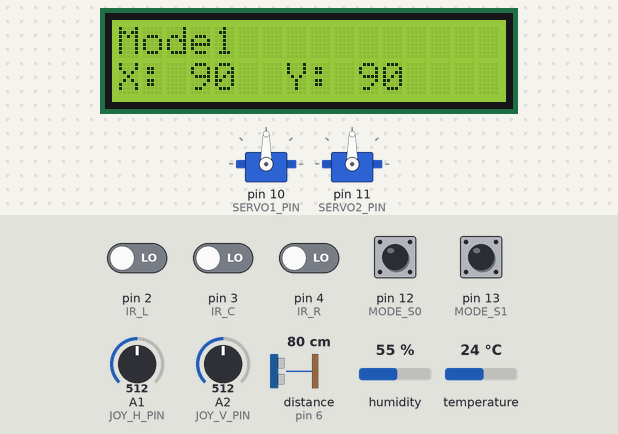
This sketch was run on a simulated Arduino Uno, built with avr-gcc and run on an emulated ATmega328P. On the bench: 2 × servo, 16×2 character LCD. Inputs (shaded band) come from the test bench; at power-on: pin 12 (MODE_S0), pin 13 (MODE_S1) HIGH, pin 2 (IR_L), pin 3 (IR_C), pin 4 (IR_R) LOW, A1 (JOY_H_PIN) = 512, A2 (JOY_V_PIN) = 512, distance to the obstacle (sensor on pin 6) 80 cm, humidity 55 %, temperature 24 °C. The echo pulse lasts 58.3 µs per cm.

Above: at 2.0 s.
2.1 s: pin 12 (MODE_S0) pulled LOW for 0.2 s
At 2.7 s:
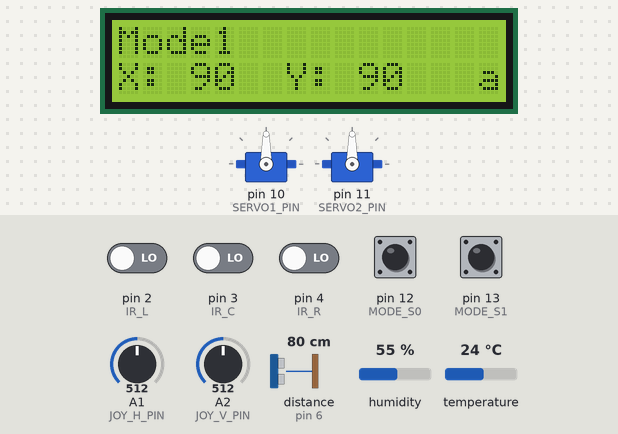
3.8 s: pin 13 (MODE_S1) pulled LOW for 0.2 s
At 4.11 s:
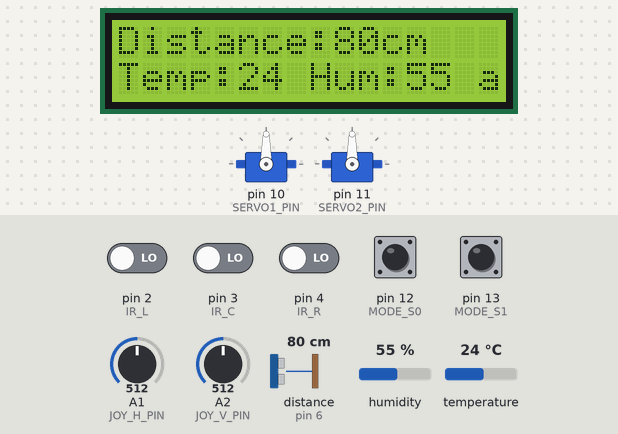
5.7 s: A1 (JOY_H_PIN) set to 716
At 6.4 s:
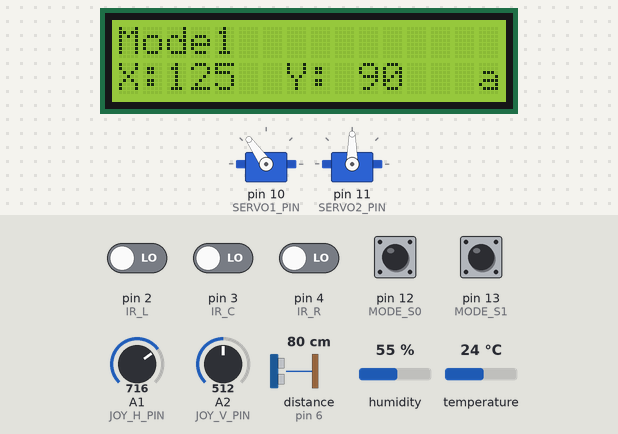
7.3 s: A2 (JOY_V_PIN) set to 716
At 8.6 s:
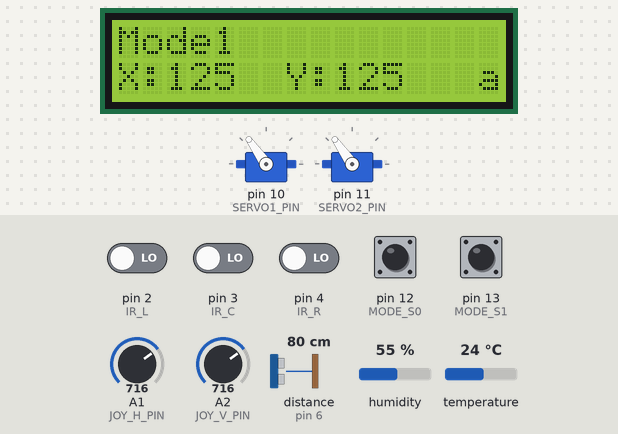
8.9 s: A1 (JOY_H_PIN) set to 992
At 9.7 s:
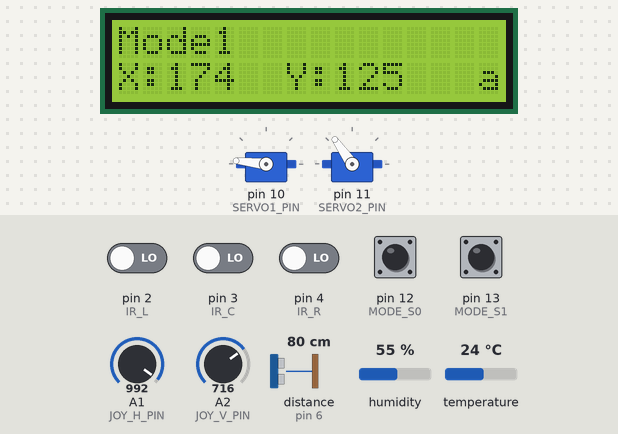
10.5 s: A2 (JOY_V_PIN) set to 992
At 11.3 s:
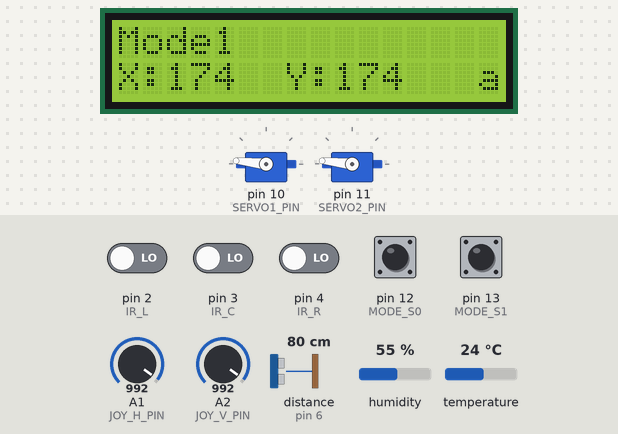
Timing chart, 0 to 13.0 s (numbered marks = the images above; inputs shaded):
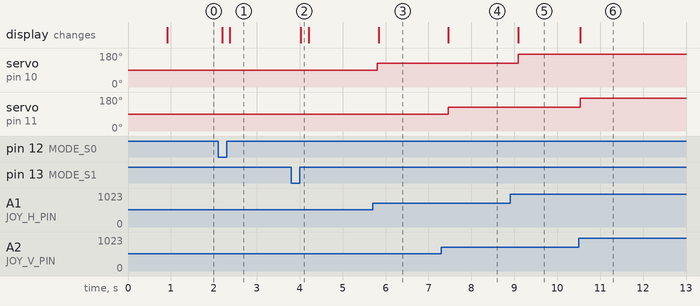

Measured:
- after the input at 2.1 s, the display: first changes after 0.09 s (image 1 shows a later state)
- after the input at 3.8 s, the display: changes after 0.23 s (image 2)
- after the input at 5.7 s, servo on pin 10 (SERVO1_PIN): 90° → 125° after 0.11 s; the display: changes after 0.14 s (image 3)
- after the input at 7.3 s, servo on pin 11 (SERVO2_PIN): 90° → 125° after 0.17 s; the display: changes after 0.17 s (image 4)
- after the input at 8.9 s, servo on pin 10 (SERVO1_PIN): 125° → 174° after 0.19 s; the display: changes after 0.19 s (image 5)
- after the input at 10.5 s, servo on pin 11 (SERVO2_PIN): 125° → 174° at once; the display: changes at once (image 6)

The sketch:

Arduino_HW4_B2209131.ino
```cpp
#include <Wire.h>
#include <LiquidCrystal_I2C.h>
#include <Servo.h>
#include <DHT.h>

// ================= LCD =================
LiquidCrystal_I2C lcd(0x27, 16, 2);

// ================= Mode Switch =================
// DIP switch: S0=D12, S1=D13 (INPUT_PULLUP)
const int MODE_S0 = 12;
const int MODE_S1 = 13;

// ================= Mode1: Servo + Joystick =================
Servo servo1, servo2;
const int SERVO1_PIN = 10;
const int SERVO2_PIN = 11;

const int JOY_H_PIN = A1; // X
const int JOY_V_PIN = A2; // Y
const int JOY_PB_PIN = A0; // optional

// ================= Mode2: Line Sensors (Digital DO) =================
const int IR_L = 2;
const int IR_C = 3;
const int IR_R = 4;

const bool BLACK_IS_LOW = true;

// ================= Mode3: Ultrasonic + DHT =================
const int TRIG_PIN = 7;
const int ECHO_PIN = 6;

#define DHTPIN 8
#define DHTTYPE DHT11
DHT dht(DHTPIN, DHTTYPE);

// ================= Utilities =================
int clampInt(int v, int lo, int hi) {
  if (v < lo) return lo;
  if (v > hi) return hi;
  return v;
}

int readMode() {
  // INPUT_PULLUP：撥到 ON 接地 -> LOW
  int s0 = (digitalRead(MODE_S0) == LOW) ? 1 : 0;
  int s1 = (digitalRead(MODE_S1) == LOW) ? 1 : 0;
  int code = (s1 << 1) | s0;

  if (code == 0) return 1; // 00
  if (code == 1) return 2; // 01
  return 3;                // 10/11
}

int toAngle(int analogValue) {
  int ang = (int)map(analogValue, 0, 1023, 0, 180);
  return clampInt(ang, 0, 180);
}

bool onBlack(int pin) {
  int v = digitalRead(pin);
  if (BLACK_IS_LOW) return (v == LOW);
  else return (v == HIGH);
}

const char* getPosition(bool L, bool C, bool R) {
  // 依照三顆循跡判斷位置
  if (!L && C && !R) return "Normal";
  if (!L && C && R)  return "Slightly Right";
  if (!L && !C && R) return "Right";
  if (L && C && !R)  return "Slightly Left";
  if (L && !C && !R) return "Left";
  return "Abnormal";
}

float readDistanceCm() {
  digitalWrite(TRIG_PIN, LOW);
  delayMicroseconds(2);
  digitalWrite(TRIG_PIN, HIGH);
  delayMicroseconds(10);
  digitalWrite(TRIG_PIN, LOW);

  unsigned long duration = pulseIn(ECHO_PIN, HIGH, 30000UL);
  if (duration == 0) return -1;

  return (duration * 0.0343f) / 2.0f;
}

// ================= Display Helpers =================
void lcdPrintCleanLine(int col, int row, const String &text) {
  lcd.setCursor(col, row);
  lcd.print(text);
  // 清掉殘字
  int len = text.length();
  for (int i = len; i < 16 - col; i++) lcd.print(" ");
}

// ================= Mode1 =================
void runMode1() {
  int hVal = analogRead(JOY_H_PIN);
  int vVal = analogRead(JOY_V_PIN);

  int xAng = toAngle(hVal);
  int yAng = toAngle(vVal);

  servo1.write(xAng);
  servo2.write(yAng);

  lcdPrintCleanLine(0, 0, "Mode1");

  lcd.setCursor(0, 1);
  lcd.print("X:");
  if (xAng < 100) lcd.print(' ');
  if (xAng < 10)  lcd.print(' ');
  lcd.print(xAng);

  lcd.print("  Y:");
  if (yAng < 100) lcd.print(' ');
  if (yAng < 10)  lcd.print(' ');
  lcd.print(yAng);
  lcd.print("   ");
}

// ================= Mode2 =================
void runMode2() {
  bool L = onBlack(IR_L);
  bool C = onBlack(IR_C);
  bool R = onBlack(IR_R);

  const char* pos = getPosition(L, C, R);

  lcdPrintCleanLine(0, 0, "Mode2");

  // 第二行顯示 Position
  String show = pos;

  if (show == "Slightly Right") show = "S-Right";
  else if (show == "Slightly Left") show = "S-Left";
  else if (show == "Abnormal") show = "Abnormal";

  lcd.setCursor(0, 1);
  lcd.print("Position:");
  lcd.setCursor(9, 1);
  lcd.print("       ");
  lcd.setCursor(9, 1);
  lcd.print(show);
}

// ================= Mode3 =================
void runMode3() {
  float dist = readDistanceCm();
  float t = dht.readTemperature();
  float h = dht.readHumidity();

  // Line1: Distance
  lcd.setCursor(0, 0);
  lcd.print("Distance:");
  if (dist < 0) {
    lcd.print("--");
  } else {
    int d = (int)(dist + 0.5f);
    lcd.print(d);
  }
  lcd.print("cm   "); // 清殘字

  // Line2: Temp + Humid
  lcd.setCursor(0, 1);
  lcd.print("Temp:");
  if (isnan(t)) lcd.print("--");
  else lcd.print((int)(t + 0.5f));

  lcd.print(" Hum:");
  if (isnan(h)) lcd.print("--");
  else lcd.print((int)(h + 0.5f));
  lcd.print(" ");
}

void setup() {
  // Mode switch
  pinMode(MODE_S0, INPUT_PULLUP);
  pinMode(MODE_S1, INPUT_PULLUP);

  // Mode2 sensors
  pinMode(IR_L, INPUT);
  pinMode(IR_C, INPUT);
  pinMode(IR_R, INPUT);

  // Ultrasonic
  pinMode(TRIG_PIN, OUTPUT);
  pinMode(ECHO_PIN, INPUT);

  // Servo
  servo1.attach(SERVO1_PIN);
  servo2.attach(SERVO2_PIN);

  // DHT
  dht.begin();

  // LCD
  lcd.init();
  lcd.backlight();
  lcd.clear();
  lcdPrintCleanLine(0, 0, "System Booting...");
  delay(800);
  lcd.clear();
}

void loop() {
  int mode = readMode();

  if (mode == 1) runMode1();
  else if (mode == 2) runMode2();
  else runMode3();

  delay(150);
}
```
